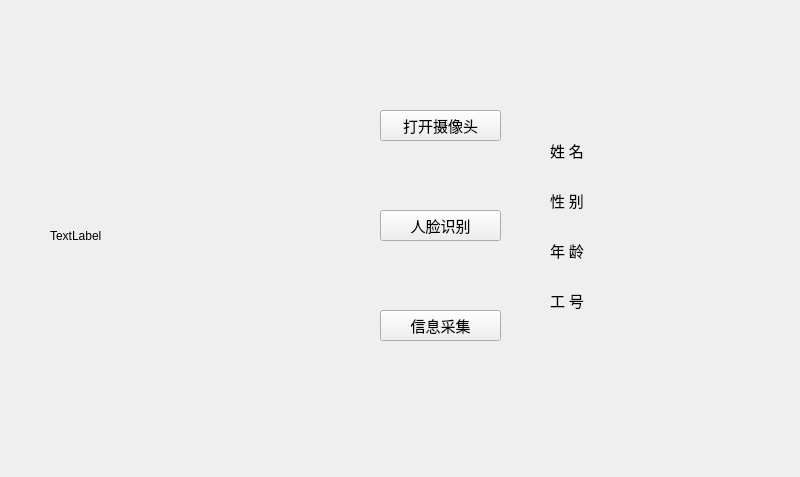
<?xml version="1.0" encoding="UTF-8"?>
<ui version="4.0">
 <class>MainWindow</class>
 <widget class="QMainWindow" name="MainWindow">
  <property name="geometry">
   <rect>
    <x>0</x>
    <y>0</y>
    <width>800</width>
    <height>477</height>
   </rect>
  </property>
  <property name="windowTitle">
   <string>MainWindow</string>
  </property>
  <widget class="QWidget" name="centralWidget">
   <widget class="QLabel" name="Camer_label">
    <property name="geometry">
     <rect>
      <x>50</x>
      <y>80</y>
      <width>291</width>
      <height>311</height>
     </rect>
    </property>
    <property name="text">
     <string>TextLabel</string>
    </property>
   </widget>
   <widget class="QPushButton" name="camera_pushButton">
    <property name="geometry">
     <rect>
      <x>380</x>
      <y>110</y>
      <width>121</width>
      <height>31</height>
     </rect>
    </property>
    <property name="font">
     <font>
      <family>Adobe Jenson Pro Lt Disp</family>
      <pointsize>11</pointsize>
     </font>
    </property>
    <property name="text">
     <string>打开摄像头</string>
    </property>
   </widget>
   <widget class="QPushButton" name="info_pushButton">
    <property name="geometry">
     <rect>
      <x>380</x>
      <y>310</y>
      <width>121</width>
      <height>31</height>
     </rect>
    </property>
    <property name="font">
     <font>
      <family>Adobe Jenson Pro Lt Disp</family>
      <pointsize>11</pointsize>
     </font>
    </property>
    <property name="text">
     <string>信息采集</string>
    </property>
   </widget>
   <widget class="QLabel" name="name_label">
    <property name="geometry">
     <rect>
      <x>550</x>
      <y>140</y>
      <width>71</width>
      <height>21</height>
     </rect>
    </property>
    <property name="font">
     <font>
      <family>Adobe Jenson Pro Lt Disp</family>
      <pointsize>11</pointsize>
     </font>
    </property>
    <property name="text">
     <string>姓 名</string>
    </property>
   </widget>
   <widget class="QLabel" name="sex_label">
    <property name="geometry">
     <rect>
      <x>550</x>
      <y>190</y>
      <width>81</width>
      <height>21</height>
     </rect>
    </property>
    <property name="font">
     <font>
      <family>Adobe Jenson Pro Lt Disp</family>
      <pointsize>11</pointsize>
     </font>
    </property>
    <property name="text">
     <string>性 别</string>
    </property>
   </widget>
   <widget class="QLabel" name="age_label">
    <property name="geometry">
     <rect>
      <x>550</x>
      <y>240</y>
      <width>81</width>
      <height>21</height>
     </rect>
    </property>
    <property name="font">
     <font>
      <family>Adobe Jenson Pro Lt Disp</family>
      <pointsize>11</pointsize>
     </font>
    </property>
    <property name="text">
     <string>年 龄</string>
    </property>
   </widget>
   <widget class="QLabel" name="id_label">
    <property name="geometry">
     <rect>
      <x>550</x>
      <y>290</y>
      <width>81</width>
      <height>21</height>
     </rect>
    </property>
    <property name="font">
     <font>
      <family>Adobe Jenson Pro Lt Disp</family>
      <pointsize>11</pointsize>
     </font>
    </property>
    <property name="text">
     <string>工 号</string>
    </property>
   </widget>
   <widget class="QPushButton" name="recognition_pushButton">
    <property name="geometry">
     <rect>
      <x>380</x>
      <y>210</y>
      <width>121</width>
      <height>31</height>
     </rect>
    </property>
    <property name="font">
     <font>
      <family>Adobe Jenson Pro Lt Disp</family>
      <pointsize>11</pointsize>
     </font>
    </property>
    <property name="text">
     <string>人脸识别</string>
    </property>
   </widget>
  </widget>
 </widget>
 <resources/>
 <connections/>
</ui>
